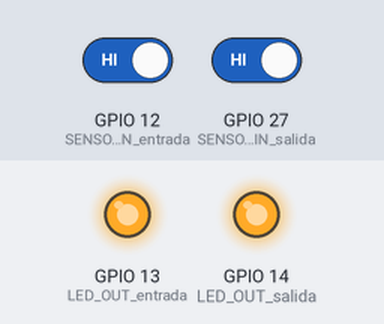
Recording of a sketch running on a simulated ESP32. On the bench: output pins drawn as LEDs (lit = HIGH). The test bench sets the inputs (shaded band); at power-on: GPIO 12 (SENSOR_PIN_entrada) HIGH, GPIO 27 (SENSOR_PIN_salida) HIGH. Pins used as bus, display or sensor lines are not drawn; what the sketch prints to the serial monitor is not drawn.

Above: at 1.2 s.
1.3 s: GPIO 12 (SENSOR_PIN_entrada) driven LOW and GPIO 27 (SENSOR_PIN_salida) driven LOW
At 2.3 s:
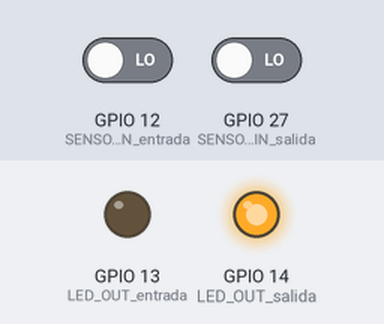
Timing chart, 0 to 8.8 s (numbered marks = the images above; inputs shaded):
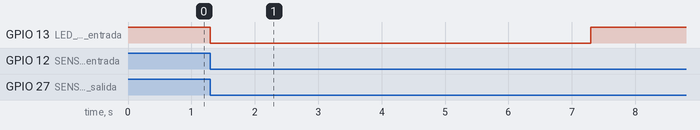

Measured:
- after the input at 1.3 s, GPIO 13 (LED_OUT_entrada): HIGH → LOW at once, → HIGH 6.0 s later

The sketch:

sensor_led_entrada-salida.ino
```cpp
#include <Arduino.h>

#define SENSOR_PIN_entrada 12
#define LED_OUT_entrada    13

#define SENSOR_PIN_salida 27
#define LED_OUT_salida    14

#define sensor_rfid 33

//ESTE YA JALA CHIDO
//EL ESP FUNCIONA DE INTERMEDIARIO PARA PRENDER EL LED SEGÚN LA SEÑAL DEL SENSOR
int sensor_entrada=0;
int sensor_salida=0;
int entrada=0;
int salida=0;


void setup() {
  // put your setup code here, to run once:
Serial.begin(115200);

//ARREGLO PARA SENSOR QUE DETECTA ENTRADAS

pinMode(SENSOR_PIN_entrada, INPUT_PULLUP);
pinMode(LED_OUT_entrada, OUTPUT);
pinMode(sensor_rfid, OUTPUT);
digitalWrite(LED_OUT_entrada,HIGH);
digitalWrite(sensor_rfid,LOW);
attachInterrupt(SENSOR_PIN_entrada, isr_entrada, FALLING);


//ARREGLO PARA SENSOR QUE DETECTA SALIDAS

pinMode(SENSOR_PIN_salida, INPUT_PULLUP);
pinMode(LED_OUT_salida, OUTPUT);
digitalWrite(LED_OUT_salida,HIGH);
attachInterrupt(SENSOR_PIN_salida, isr_salida, FALLING);
}

void isr_entrada()
{

 if (salida==1){
  digitalWrite(LED_OUT_salida,LOW);
  sensor_salida++;
  delay(1000);
  entrada=0;
  salida=0;
 }

  entrada=1;


}

void isr_salida()
{

 if (entrada==1){
  digitalWrite(LED_OUT_entrada,LOW);
  digitalWrite(sensor_rfid,HIGH);
  sensor_entrada++;
  delay(1000);

   entrada=0;
  salida=0;
  delay(5000);
 }
 else
  salida=1;

}

void loop() {
  // put your main code here, to run repeatedly:

int entrada=0;
int salida=0;


digitalWrite(LED_OUT_entrada,HIGH);
digitalWrite(LED_OUT_salida,HIGH);
digitalWrite(sensor_rfid,LOW);
Serial.println(sensor_entrada);
Serial.println(sensor_salida);


}
```
